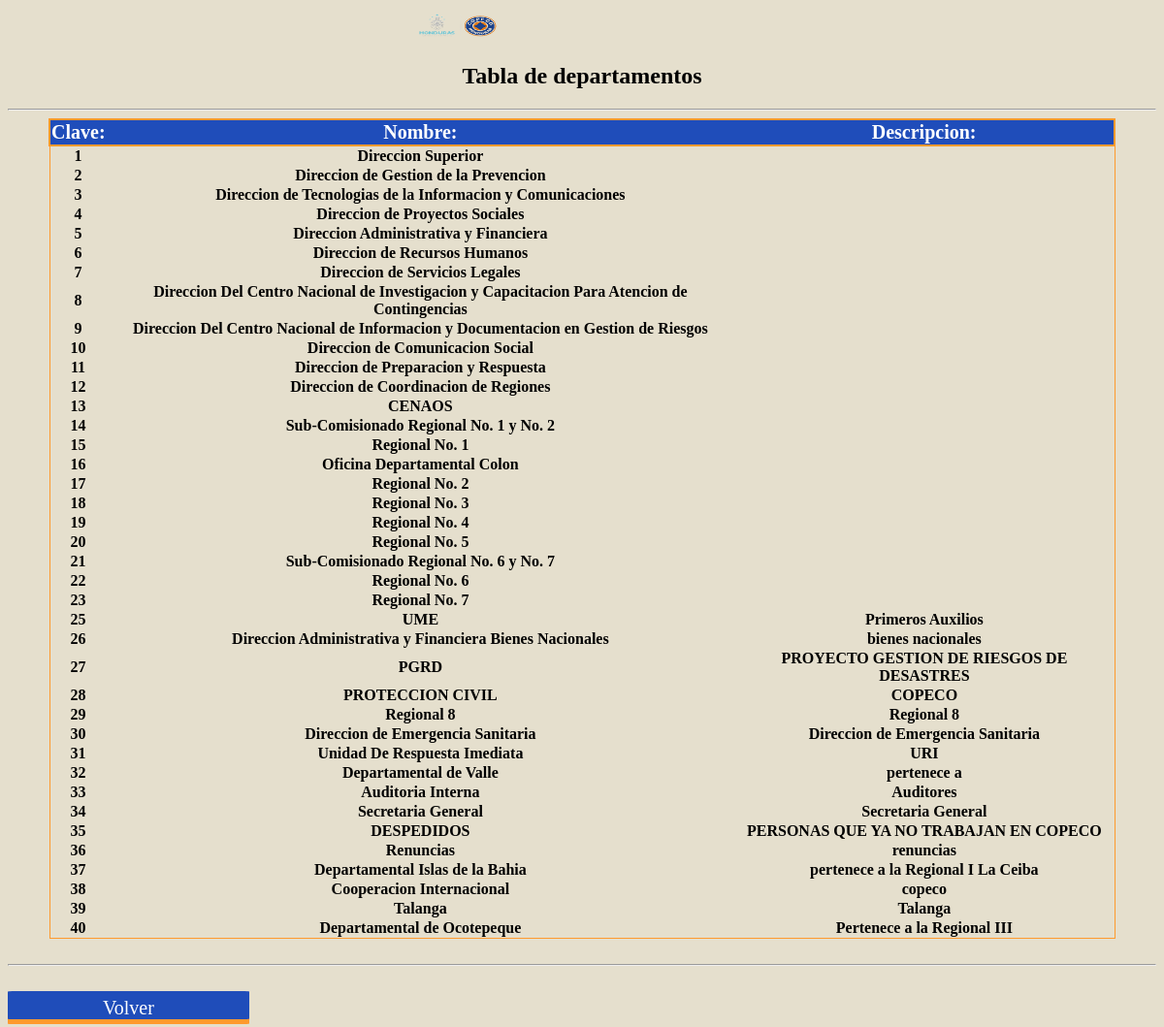
/MostrarDepartamentos.php, run on the app's committed database.
### tables this page shows
CREATE TABLE `departamentos` (
  `ID_Departamento` int(11) NOT NULL,
  `Nombre_Departamento` varchar(100) NOT NULL,
  `Descripcion_Departamento` varchar(65) NOT NULL
);

### MostrarDepartamentos.php (the view, shortened to what this page needs)
<?php
  include("validar_coneccion.php");
  $consulta = mysqli_query($conectar,"SELECT * from departamentos") or die("Error al extraer los Datos");
  ?>
  <html>
  <head>
   <link rel="stylesheet" type="text/css" href="css/estilo_1.css">
  </head>
   <body>
    <img class="centra" src="Imagenes/nueva.png"><br>
    <h2>Tabla de departamentos</h2><hr>
   <table>
   <tr class="titulo">
    <th id="Clave">Clave:</th>
    <th id="Nombre">Nombre:</th>
    <th id="Descripcion">Descripcion:</th>
   </tr>
   <?php while($extraido = mysqli_fetch_array($consulta)){?>
    <tr>
     <th><?php echo $extraido['ID_Departamento'];?></th>
     <th><?php echo $extraido['Nombre_Departamento'];?></th>
     <th><?php echo $extraido['Descripcion_Departamento'];?></th>
    </tr>
    <?php
  }
  ?>
  </table><br><hr><br>
  <a href="RRHH.php">Volver</a>
 </body>
</html>

### css/estilo_1.css (style rules this page uses)
body { background: #e5dfcd; }
h2 { text-align: center; }
.centra { width:8%; height: 4%; padding-left: 35%; }
img { border-radius: 50%; margin: 0.25%; }
a { text-align: center; font-size: 20px; width: 20%; padding: 6px 6px 0px 6px; text-decoration:none; display: inline-block; background: #1F4DBA; color:#fff; box-shadow: 0px 5px 0px #FE9A2E; border-radius: 2%; }
table { margin-left: auto; margin-right: auto; padding: auto; position: relative; border-collapse: collapse; width: 1100px; border: 1px solid #FE9A2E; }
.titulo { border: 2px solid #FE9A2E; font-size: 20px; background: #1F4DBA; color:#fff; }

### data on the page
departamentos: ID_Departamento "1", Nombre_Departamento "Direccion Superior"
departamentos: ID_Departamento "2", Nombre_Departamento "Direccion de Gestion de la Prevencion"
departamentos: ID_Departamento "3", Nombre_Departamento "Direccion de Tecnologias de la Informacion y Comunicaciones"
departamentos: ID_Departamento "4", Nombre_Departamento "Direccion de Proyectos Sociales"
departamentos: ID_Departamento "5", Nombre_Departamento "Direccion Administrativa y Financiera"
departamentos: ID_Departamento "6", Nombre_Departamento "Direccion de Recursos Humanos"
departamentos: ID_Departamento "7", Nombre_Departamento "Direccion de Servicios Legales"
departamentos: ID_Departamento "8", Nombre_Departamento "Direccion Del Centro Nacional de Investigacion y Capacitacion Para Atencion de Contingencias"
departamentos: ID_Departamento "9", Nombre_Departamento "Direccion Del Centro Nacional de Informacion y Documentacion en Gestion de Riesgos"
departamentos: ID_Departamento "10", Nombre_Departamento "Direccion de Comunicacion Social"
departamentos: ID_Departamento "11", Nombre_Departamento "Direccion de Preparacion y Respuesta"
departamentos: ID_Departamento "12", Nombre_Departamento "Direccion de Coordinacion de Regiones"
departamentos: ID_Departamento "13", Nombre_Departamento "CENAOS"
departamentos: ID_Departamento "14", Nombre_Departamento "Sub-Comisionado Regional No. 1 y No. 2"
departamentos: ID_Departamento "15", Nombre_Departamento "Regional No. 1"
departamentos: ID_Departamento "16", Nombre_Departamento "Oficina Departamental Colon"
departamentos: ID_Departamento "17", Nombre_Departamento "Regional No. 2"
departamentos: ID_Departamento "18", Nombre_Departamento "Regional No. 3"
departamentos: ID_Departamento "19", Nombre_Departamento "Regional No. 4"
departamentos: ID_Departamento "20", Nombre_Departamento "Regional No. 5"
departamentos: ID_Departamento "21", Nombre_Departamento "Sub-Comisionado Regional No. 6 y No. 7"
departamentos: ID_Departamento "22", Nombre_Departamento "Regional No. 6"
departamentos: ID_Departamento "23", Nombre_Departamento "Regional No. 7"
departamentos: ID_Departamento "25", Nombre_Departamento "UME", Descripcion_Departamento "Primeros Auxilios"
departamentos: ID_Departamento "26", Nombre_Departamento "Direccion Administrativa y Financiera Bienes Nacionales", Descripcion_Departamento "bienes nacionales"
departamentos: ID_Departamento "27", Nombre_Departamento "PGRD", Descripcion_Departamento "PROYECTO GESTION DE RIESGOS DE DESASTRES"
departamentos: ID_Departamento "28", Nombre_Departamento "PROTECCION CIVIL", Descripcion_Departamento "COPECO"
departamentos: ID_Departamento "29", Nombre_Departamento "Regional 8", Descripcion_Departamento "Regional 8"
departamentos: ID_Departamento "30", Nombre_Departamento "Direccion de Emergencia Sanitaria", Descripcion_Departamento "Direccion de Emergencia Sanitaria"
departamentos: ID_Departamento "31", Nombre_Departamento "Unidad De Respuesta Imediata", Descripcion_Departamento "URI"
departamentos: ID_Departamento "32", Nombre_Departamento "Departamental de Valle", Descripcion_Departamento "pertenece a"
departamentos: ID_Departamento "33", Nombre_Departamento "Auditoria Interna", Descripcion_Departamento "Auditores"
departamentos: ID_Departamento "34", Nombre_Departamento "Secretaria General", Descripcion_Departamento "Secretaria General"
departamentos: ID_Departamento "35", Nombre_Departamento "DESPEDIDOS", Descripcion_Departamento "PERSONAS QUE YA NO TRABAJAN EN COPECO"
departamentos: ID_Departamento "36", Nombre_Departamento "Renuncias", Descripcion_Departamento "renuncias"
departamentos: ID_Departamento "37", Nombre_Departamento "Departamental Islas de la Bahia", Descripcion_Departamento "pertenece a la Regional I La Ceiba"
departamentos: ID_Departamento "38", Nombre_Departamento "Cooperacion Internacional", Descripcion_Departamento "copeco"
departamentos: ID_Departamento "39", Nombre_Departamento "Talanga", Descripcion_Departamento "Talanga"
departamentos: ID_Departamento "40", Nombre_Departamento "Departamental de Ocotepeque", Descripcion_Departamento "Pertenece a la Regional III"
